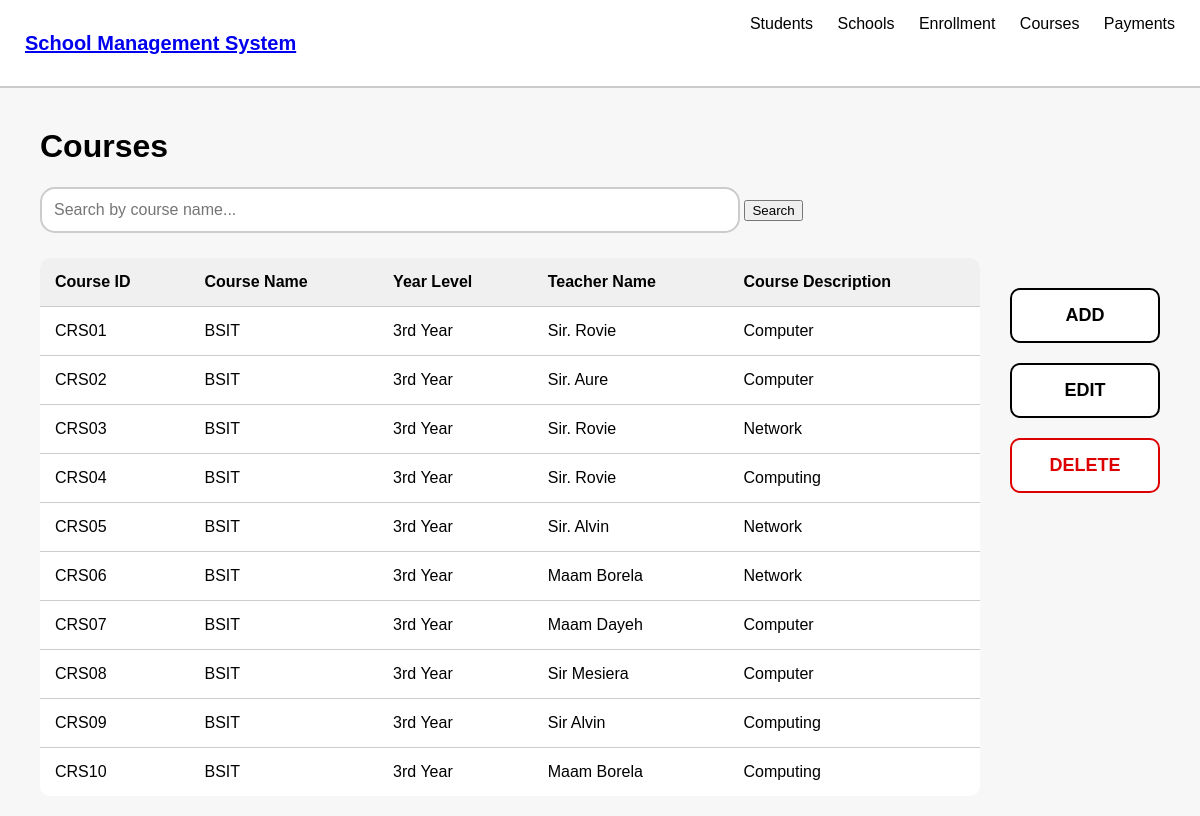
Screenshot of /course/ with the database file from the repository.
### online_enrollment/models.py (models this page shows, shortened)
class Course(models.Model):
    course_ID = models.CharField(max_length=5)
    course_name = models.CharField(max_length=4)
    year_level = models.CharField(max_length=8)
    teacher_name = models.CharField(max_length=100)
    course_description = models.CharField(max_length=100)

### online_enrollment/views.py (the view)
# urls.py: path('course/', views.course, name='Course'),
def course(request):
    query = request.GET.get('search', '')  # Default to an empty string if no query is provided
    if query:
        courseInfo = Course.objects.filter(course_name__icontains=query).values()  # Search by course name (case-insensitive)
    else:
        courseInfo = Course.objects.all().values()  # Fetch all courses if no query
    return render(request, 'courses.html', {'course': courseInfo, 'search_query': query})

### online_enrollment/templates/courses.html (shortened to what this page needs)
{% load static %}
<!DOCTYPE html>
<html lang="en">
<head>
    <link rel="stylesheet" href="{% static 'coursestyle.css' %}">
</head>
<body>
    <header class="navbar">
        <h2 class="logo"><a href="/dashboard">School Management System</h2>
        <nav>
            <a href="/student">Students</a>
            <a href="/school">Schools</a>
            <a href="/enrollment">Enrollment</a>
            <a href="/course">Courses</a>
            <a href="/tuitionPayment">Payments</a>
        </nav>
    </header>
    <main class="container">
        <h1>Courses</h1>
        <form method="GET" action="{% url 'Course' %}">
            <input type="text" name="search" class="search-bar" placeholder="Search by course name..." value="{{ search_query }}">
            <button type="submit" class="search-btn">Search</button>
        </form>
        <div class="content-row">
            <table class="data-table">
                <thead>
                    <tr>
                        <th>Course ID</th>
                        <th>Course Name</th>
                        <th>Year Level</th>
                        <th>Teacher Name</th>
                        <th>Course Description</th>
                    </tr>
                </thead>
                <tbody>
                    {% if course %}
                        {% for x in course %}
                        <tr>
                            <td>{{ x.course_ID }}</td>
                            <td>{{ x.course_name }}</td>
                            <td>{{ x.year_level }}</td>
                            <td>{{ x.teacher_name }}</td>
                            <td>{{ x.course_description }}</td>
                        </tr>
                        {% endfor %}
                    {% else %}
                        <tr>
                            <td colspan="5">No courses found.</td>
                        </tr>
                    {% endif %}
                </tbody>
            </table>
            <div class="button-panel">
                <button class="btn" onclick="window.location.href='{% url 'AddCourse' %}'">ADD</button>
                <button class="btn">EDIT</button>
                <button class="btn delete">DELETE</button>
            </div>
        </div>
    </main>
</body>
</html>

### online_enrollment/static/coursestyle.css (style rules this page uses)
body { font-family: Arial, sans-serif; margin: 0; background: #f7f7f7; }
h1 { margin-top: 20px; }
.navbar { display: flex; justify-content: space-between; padding: 15px 25px; background: #fff; border-bottom: 2px solid #ccc; }
.navbar .logo { font-size: 20px; font-weight: bold; }
.navbar nav a { margin-left: 20px; text-decoration: none; color: black; font-weight: 500; }
.container { padding: 20px 40px; }
.search-bar { width: 60%; padding: 12px; border: 2px solid #ccc; border-radius: 15px; font-size: 16px; margin-bottom: 25px; }
.content-row { display: flex; gap: 30px; }
.data-table { width: 85%; background: white; border-collapse: collapse; border-radius: 10px; overflow: hidden; }
.data-table th, .data-table td { padding: 15px; border-bottom: 1px solid #ccc; text-align: left; }
.data-table th { background: #f0f0f0; font-weight: bold; }
.data-table tr:last-child td { border-bottom: none; }
.button-panel { display: flex; flex-direction: column; gap: 20px; margin-top: 30px; }
.btn { width: 150px; padding: 15px; background: white; border: 2px solid black; border-radius: 10px; font-weight: bold; font-size: 18px; cursor: pointer; }
.delete { color: #d00; border-color: #d00; }

### rows the page displays
Course: course_ID "CRS01", course_name "BSIT", year_level "3rd Year", teacher_name "Sir. Rovie", course_description "Computer"
Course: course_ID "CRS02", course_name "BSIT", year_level "3rd Year", teacher_name "Sir. Aure", course_description "Computer"
Course: course_ID "CRS03", course_name "BSIT", year_level "3rd Year", teacher_name "Sir. Rovie", course_description "Network"
Course: course_ID "CRS04", course_name "BSIT", year_level "3rd Year", teacher_name "Sir. Rovie", course_description "Computing"
Course: course_ID "CRS05", course_name "BSIT", year_level "3rd Year", teacher_name "Sir. Alvin", course_description "Network"
Course: course_ID "CRS06", course_name "BSIT", year_level "3rd Year", teacher_name "Maam Borela", course_description "Network"
Course: course_ID "CRS07", course_name "BSIT", year_level "3rd Year", teacher_name "Maam Dayeh", course_description "Computer"
Course: course_ID "CRS08", course_name "BSIT", year_level "3rd Year", teacher_name "Sir Mesiera", course_description "Computer"
Course: course_ID "CRS09", course_name "BSIT", year_level "3rd Year", teacher_name "Sir Alvin", course_description "Computing"
Course: course_ID "CRS10", course_name "BSIT", year_level "3rd Year", teacher_name "Maam Borela", course_description "Computing"
